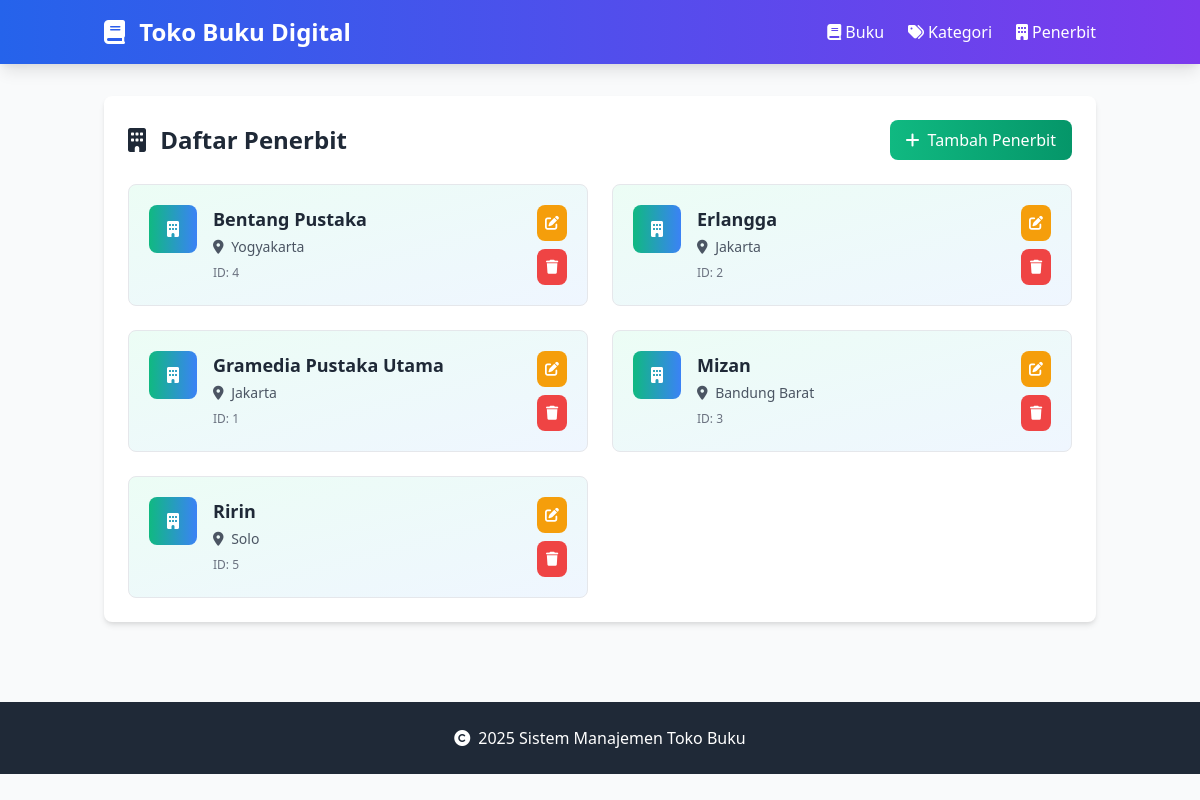
The page /Project/index.php?entity=penerbit on the database as committed earlier.
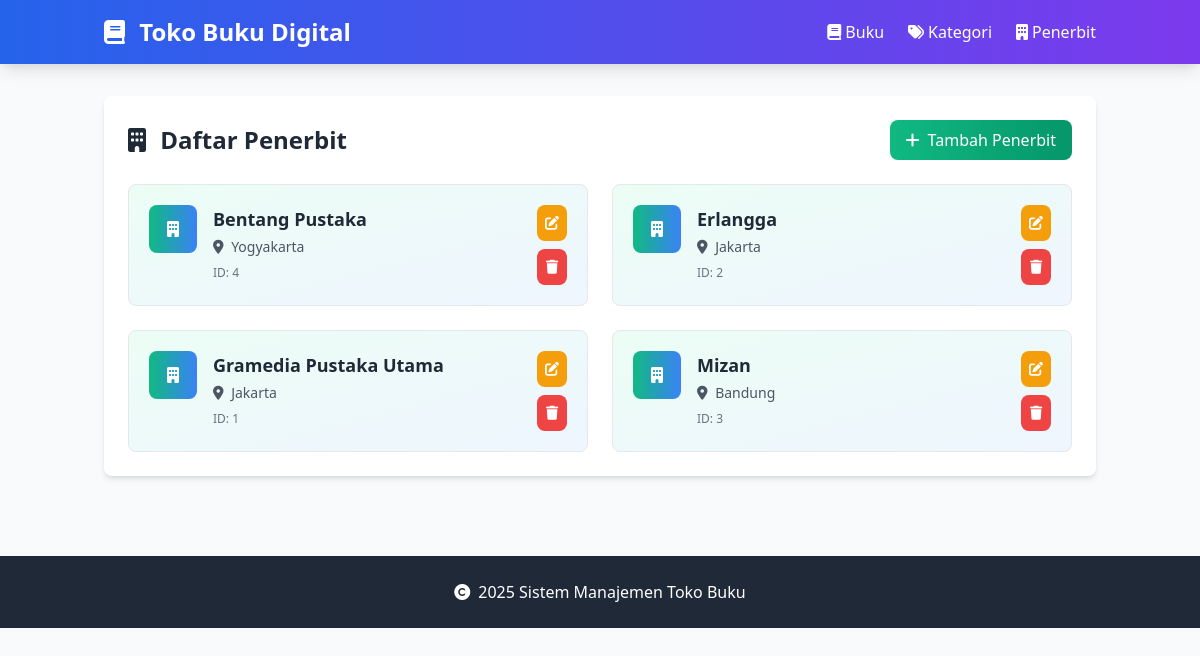
The same page on the database as committed later.
### tables this page shows
CREATE TABLE `penerbit` (
  `id` int(11) NOT NULL,
  `nama_penerbit` varchar(100) NOT NULL,
  `alamat` text DEFAULT NULL
);

### Project/model/Penerbit.php (called while the page is built, shortened)
<?php
require_once 'config/Database.php';
class Penerbit {
    private $conn;
    private $table = 'penerbit';
    public function __construct() {
        $database = new Database();
        $this->conn = $database->getConnection();
    }
    public function getAll() {
        $query = "SELECT * FROM " . $this->table . " ORDER BY nama_penerbit";
        $stmt = $this->conn->prepare($query);
        $stmt->execute();
        return $stmt->fetchAll(PDO::FETCH_ASSOC);
    }
}
?>

### Project/config/Database.php (called while the page is built, shortened)
<?php
class Database {
    private $host = "localhost";
    private $username = "root";
    private $password = "";
    private $database = "toko_buku";
    public function getConnection() {
        $this->conn = null;
        try {
            $this->conn = new PDO("mysql:host=" . $this->host . ";dbname=" . $this->database, $this->username, $this->password);
            $this->conn->setAttribute(PDO::ATTR_ERRMODE, PDO::ERRMODE_EXCEPTION);
        } catch(PDOException $e) {
            echo "Connection error: " . $e->getMessage();
        }
        return $this->conn;
    }
}
?>

### Project/viewmodel/PenerbitViewModel.php (called while the page is built, shortened)
<?php
require_once 'model/Penerbit.php';
class PenerbitViewModel {
    private $penerbit;
    public function __construct() {
        $this->penerbit = new Penerbit();
    }
    public function getPenerbitList() {
        return $this->penerbit->getAll();
    }
}
?>

### Project/views/penerbit_list.php (the view)
<?php
require_once 'views/template/header.php';
?>
<div class="bg-white rounded-lg shadow-md p-6">
    <div class="flex justify-between items-center mb-6">
        <h2 class="text-2xl font-bold text-gray-800">
            <i class="fas fa-building mr-2"></i>
            Daftar Penerbit
        </h2>
        <a href="index.php?entity=penerbit&action=add"
           class="bg-gradient-to-r from-green-500 to-green-600 hover:from-green-600 hover:to-green-700 text-white px-4 py-2 rounded-lg transition duration-300 flex items-center">
            <i class="fas fa-plus mr-2"></i>
            Tambah Penerbit
        </a>
    </div>
    <?php if (empty($penerbitList)): ?>
        <div class="text-center py-8 text-gray-500">
            <i class="fas fa-building text-4xl mb-4"></i>
            <p>Belum ada data penerbit</p>
        </div>
    <?php else: ?>
        <div class="grid grid-cols-1 md:grid-cols-2 gap-6">
            <?php foreach ($penerbitList as $penerbit): ?>
            <div class="bg-gradient-to-br from-green-50 to-blue-50 border border-gray-200 rounded-lg p-5 hover:shadow-md transition duration-300">
                <div class="flex items-start justify-between">
                    <div class="flex items-start">
                        <div class="bg-gradient-to-r from-green-500 to-blue-500 text-white w-12 h-12 rounded-lg flex items-center justify-center mr-4 flex-shrink-0">
                            <i class="fas fa-building"></i>
                        </div>
                        <div class="flex-1">
                            <h3 class="font-semibold text-lg text-gray-800 mb-1">
                                <?php echo htmlspecialchars($penerbit['nama_penerbit']); ?>
                            </h3>
                            <p class="text-gray-600 text-sm mb-2">
                                <i class="fas fa-map-marker-alt mr-1"></i>
                                <?php echo htmlspecialchars($penerbit['alamat']); ?>
                            </p>
                            <p class="text-xs text-gray-500">ID: <?php echo $penerbit['id']; ?></p>
                        </div>
                    </div>
                    <div class="flex flex-col space-y-2">
                        <a href="index.php?entity=penerbit&action=edit&id=<?php echo $penerbit['id']; ?>"
                           class="bg-yellow-500 hover:bg-yellow-600 text-white p-2 rounded-lg text-sm transition duration-300 text-center">
                            <i class="fas fa-edit"></i>
                        </a>
                        <a href="index.php?entity=penerbit&action=delete&id=<?php echo $penerbit['id']; ?>"
                           class="bg-red-500 hover:bg-red-600 text-white p-2 rounded-lg text-sm transition duration-300 text-center"
                           onclick="return confirmDelete('Apakah Anda yakin ingin menghapus penerbit ini?');">
                            <i class="fas fa-trash"></i>
                        </a>
                    </div>
                </div>
            </div>
            <?php endforeach; ?>
        </div>
    <?php endif; ?>
</div>
<?php
require_once 'views/template/footer.php';
?>

Rows that differ between the two databases and show on the page:
removed penerbit: nama_penerbit "Ririn", alamat "Solo", id "5"
changed penerbit "Mizan": alamat "Bandung Barat" → "Bandung"
